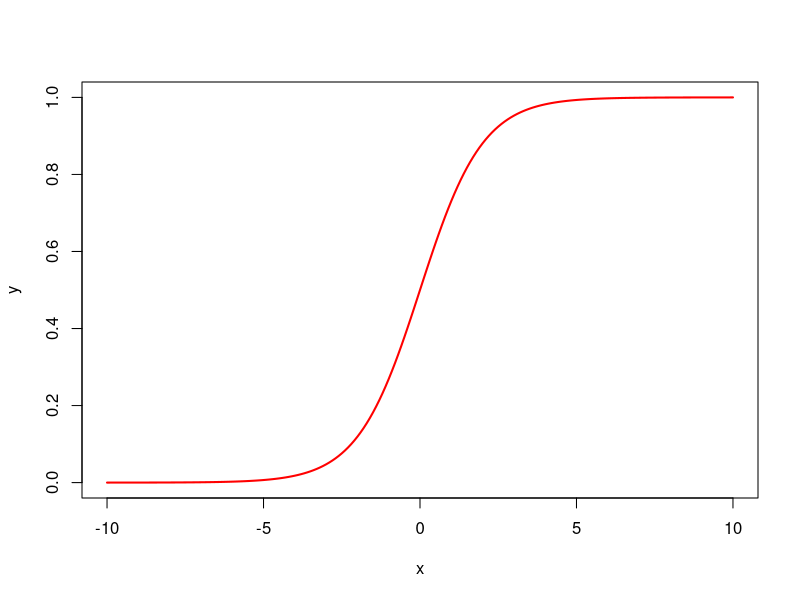
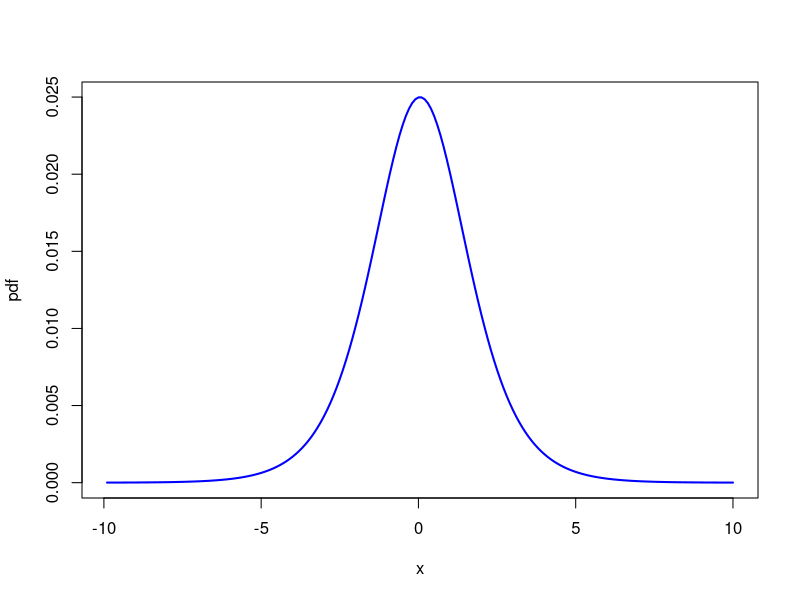
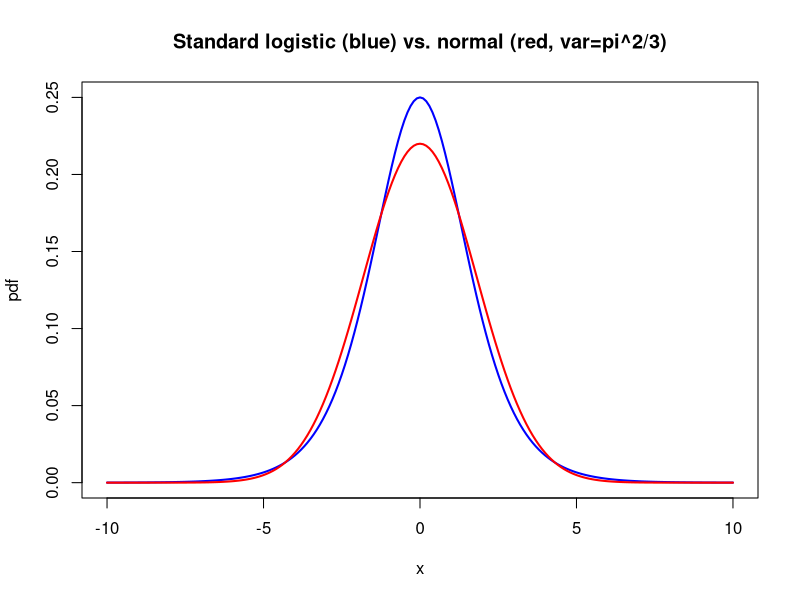
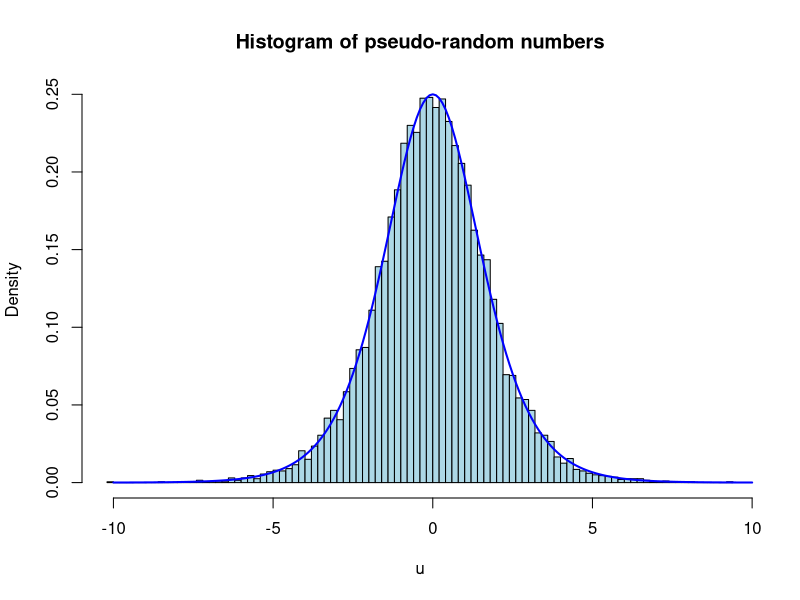

Generate these figures, in order, with R:
## Ex 4/4
#################################################################
## R code contributed by 	Vipin Singh + small addons (MM, see below)

x <- seq(-10, 10, 0.1)
y <- exp(x) / (1 + exp(x))

plot(x, y, type = "l", col = "red", lwd = 2, xlab = "x", ylab = "y")

# Properties of a cdf
# 1. F(x) is non-decreasing in x
# 2. F(x) -> 0 as x -> -inf
# 3. F(x) -> 1 as x -> inf

# Calculate the pdf from the cdf
pdf <- diff(y)
plot(x[-1], pdf, type = "l", col = "blue", lwd = 2, xlab = "x", ylab = "pdf")

pdf <- exp(-x) / (1 + exp(-x)) ^ 2
plot(x, dlogis(x), type = "l", col = "blue", lwd = 2, xlab = "x", ylab = "pdf")
lines(x, dnorm(x, sd=sqrt(pi^2/3)), col="red", lwd=2)
title("Standard logistic (blue) vs. normal (red, var=pi^2/3)")  ## added (MM)
# Generate Pseudo-random numbers for the logistic distribution
set.seed(1000)
n <- 10000
u <- rlogis(n)

# Plot the histogram of the pseudo-random numbers
hist(u, breaks = 100, freq = FALSE, col = "lightblue", 
     main = "Histogram of pseudo-random numbers")
lines(x, dlogis(x), col = "blue", lwd = 2) ## added (MM)

# Show the mean and variance of the pseudo-random numbers
mean <- round(mean(u), 4)
true_mean <- 0

var <- round(var(u), 4)
true_var <- round(pi ^ 2 / 3, 4)

print(paste("Mean:", mean, "True mean:", true_mean))
print(paste("Variance:", var, "True variance:", true_var))

